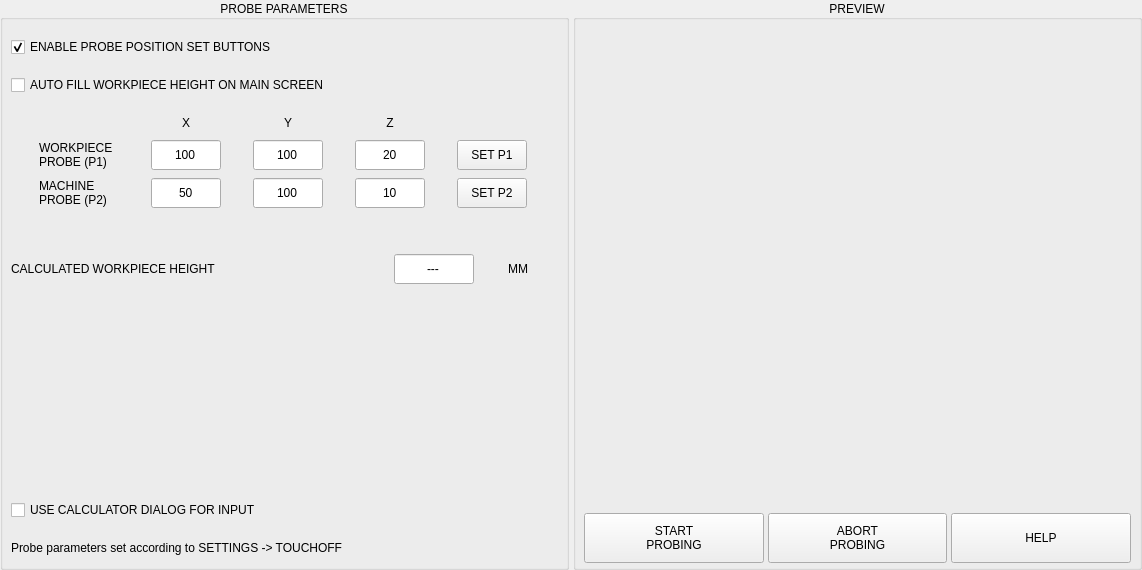
<?xml version="1.0" encoding="UTF-8"?>
<ui version="4.0">
 <class>Form</class>
 <widget class="QWidget" name="Form">
  <property name="geometry">
   <rect>
    <x>0</x>
    <y>0</y>
    <width>1142</width>
    <height>570</height>
   </rect>
  </property>
  <property name="windowTitle">
   <string>Form</string>
  </property>
  <layout class="QVBoxLayout" name="verticalLayout_4">
   <property name="spacing">
    <number>4</number>
   </property>
   <property name="leftMargin">
    <number>0</number>
   </property>
   <property name="topMargin">
    <number>0</number>
   </property>
   <property name="rightMargin">
    <number>0</number>
   </property>
   <property name="bottomMargin">
    <number>0</number>
   </property>
   <item>
    <widget class="QFrame" name="frame_auto_height">
     <layout class="QHBoxLayout" name="horizontalLayout" stretch="0,0">
      <property name="spacing">
       <number>4</number>
      </property>
      <property name="leftMargin">
       <number>0</number>
      </property>
      <property name="topMargin">
       <number>0</number>
      </property>
      <property name="rightMargin">
       <number>0</number>
      </property>
      <property name="bottomMargin">
       <number>0</number>
      </property>
      <item>
       <widget class="QGroupBox" name="groupBox_positions">
        <property name="sizePolicy">
         <sizepolicy hsizetype="Preferred" vsizetype="Preferred">
          <horstretch>0</horstretch>
          <verstretch>0</verstretch>
         </sizepolicy>
        </property>
        <property name="title">
         <string>PROBE PARAMETERS</string>
        </property>
        <property name="alignment">
         <set>Qt::AlignCenter</set>
        </property>
        <layout class="QVBoxLayout" name="verticalLayout_3">
         <property name="spacing">
          <number>8</number>
         </property>
         <property name="leftMargin">
          <number>8</number>
         </property>
         <property name="topMargin">
          <number>12</number>
         </property>
         <property name="rightMargin">
          <number>8</number>
         </property>
         <property name="bottomMargin">
          <number>4</number>
         </property>
         <item>
          <widget class="QCheckBox" name="chk_enable_set">
           <property name="sizePolicy">
            <sizepolicy hsizetype="Preferred" vsizetype="Preferred">
             <horstretch>0</horstretch>
             <verstretch>0</verstretch>
            </sizepolicy>
           </property>
           <property name="minimumSize">
            <size>
             <width>0</width>
             <height>30</height>
            </size>
           </property>
           <property name="maximumSize">
            <size>
             <width>16777215</width>
             <height>30</height>
            </size>
           </property>
           <property name="text">
            <string>ENABLE PROBE POSITION SET BUTTONS</string>
           </property>
           <property name="checked">
            <bool>true</bool>
           </property>
          </widget>
         </item>
         <item>
          <widget class="QCheckBox" name="chk_autofill">
           <property name="sizePolicy">
            <sizepolicy hsizetype="Preferred" vsizetype="Preferred">
             <horstretch>0</horstretch>
             <verstretch>0</verstretch>
            </sizepolicy>
           </property>
           <property name="minimumSize">
            <size>
             <width>0</width>
             <height>30</height>
            </size>
           </property>
           <property name="maximumSize">
            <size>
             <width>16777215</width>
             <height>30</height>
            </size>
           </property>
           <property name="text">
            <string>AUTO FILL WORKPIECE HEIGHT ON MAIN SCREEN</string>
           </property>
          </widget>
         </item>
         <item>
          <widget class="QWidget" name="widget_xy_header" native="true">
           <property name="minimumSize">
            <size>
             <width>0</width>
             <height>24</height>
            </size>
           </property>
           <property name="maximumSize">
            <size>
             <width>16777215</width>
             <height>24</height>
            </size>
           </property>
           <layout class="QHBoxLayout" name="horizontalLayout_10">
            <property name="spacing">
             <number>4</number>
            </property>
            <property name="leftMargin">
             <number>0</number>
            </property>
            <property name="topMargin">
             <number>0</number>
            </property>
            <property name="rightMargin">
             <number>0</number>
            </property>
            <property name="bottomMargin">
             <number>0</number>
            </property>
            <item>
             <widget class="QLabel" name="lbl_blank">
              <property name="minimumSize">
               <size>
                <width>80</width>
                <height>0</height>
               </size>
              </property>
              <property name="maximumSize">
               <size>
                <width>80</width>
                <height>24</height>
               </size>
              </property>
              <property name="text">
               <string/>
              </property>
             </widget>
            </item>
            <item>
             <widget class="QLabel" name="lbl_x">
              <property name="minimumSize">
               <size>
                <width>70</width>
                <height>30</height>
               </size>
              </property>
              <property name="maximumSize">
               <size>
                <width>70</width>
                <height>24</height>
               </size>
              </property>
              <property name="text">
               <string>X</string>
              </property>
              <property name="alignment">
               <set>Qt::AlignCenter</set>
              </property>
             </widget>
            </item>
            <item>
             <widget class="QLabel" name="lbl_y">
              <property name="minimumSize">
               <size>
                <width>70</width>
                <height>30</height>
               </size>
              </property>
              <property name="maximumSize">
               <size>
                <width>70</width>
                <height>24</height>
               </size>
              </property>
              <property name="text">
               <string>Y</string>
              </property>
              <property name="alignment">
               <set>Qt::AlignCenter</set>
              </property>
             </widget>
            </item>
            <item>
             <widget class="QLabel" name="lbl_z">
              <property name="minimumSize">
               <size>
                <width>70</width>
                <height>30</height>
               </size>
              </property>
              <property name="maximumSize">
               <size>
                <width>70</width>
                <height>24</height>
               </size>
              </property>
              <property name="text">
               <string>Z</string>
              </property>
              <property name="alignment">
               <set>Qt::AlignCenter</set>
              </property>
             </widget>
            </item>
            <item>
             <widget class="QLabel" name="lbl_blank_2">
              <property name="minimumSize">
               <size>
                <width>70</width>
                <height>30</height>
               </size>
              </property>
              <property name="maximumSize">
               <size>
                <width>70</width>
                <height>24</height>
               </size>
              </property>
              <property name="text">
               <string/>
              </property>
             </widget>
            </item>
           </layout>
          </widget>
         </item>
         <item>
          <widget class="QWidget" name="widget_wp_location" native="true">
           <property name="minimumSize">
            <size>
             <width>0</width>
             <height>30</height>
            </size>
           </property>
           <property name="maximumSize">
            <size>
             <width>16777215</width>
             <height>30</height>
            </size>
           </property>
           <layout class="QHBoxLayout" name="horizontalLayout_4">
            <property name="spacing">
             <number>4</number>
            </property>
            <property name="leftMargin">
             <number>0</number>
            </property>
            <property name="topMargin">
             <number>0</number>
            </property>
            <property name="rightMargin">
             <number>0</number>
            </property>
            <property name="bottomMargin">
             <number>0</number>
            </property>
            <item>
             <widget class="QLabel" name="lbl_wp_location">
              <property name="sizePolicy">
               <sizepolicy hsizetype="Preferred" vsizetype="Preferred">
                <horstretch>0</horstretch>
                <verstretch>0</verstretch>
               </sizepolicy>
              </property>
              <property name="minimumSize">
               <size>
                <width>80</width>
                <height>0</height>
               </size>
              </property>
              <property name="maximumSize">
               <size>
                <width>80</width>
                <height>16777215</height>
               </size>
              </property>
              <property name="toolTip">
               <string>Location of workpiece probe position</string>
              </property>
              <property name="text">
               <string>WORKPIECE
PROBE (P1)</string>
              </property>
             </widget>
            </item>
            <item>
             <widget class="QLineEdit" name="lineEdit_pos_x1">
              <property name="sizePolicy">
               <sizepolicy hsizetype="Preferred" vsizetype="Preferred">
                <horstretch>0</horstretch>
                <verstretch>0</verstretch>
               </sizepolicy>
              </property>
              <property name="minimumSize">
               <size>
                <width>70</width>
                <height>0</height>
               </size>
              </property>
              <property name="maximumSize">
               <size>
                <width>70</width>
                <height>16777215</height>
               </size>
              </property>
              <property name="text">
               <string>100</string>
              </property>
              <property name="maxLength">
               <number>8</number>
              </property>
              <property name="alignment">
               <set>Qt::AlignCenter</set>
              </property>
             </widget>
            </item>
            <item>
             <widget class="QLineEdit" name="lineEdit_pos_y1">
              <property name="sizePolicy">
               <sizepolicy hsizetype="Preferred" vsizetype="Preferred">
                <horstretch>0</horstretch>
                <verstretch>0</verstretch>
               </sizepolicy>
              </property>
              <property name="minimumSize">
               <size>
                <width>70</width>
                <height>0</height>
               </size>
              </property>
              <property name="maximumSize">
               <size>
                <width>70</width>
                <height>16777215</height>
               </size>
              </property>
              <property name="text">
               <string>100</string>
              </property>
              <property name="maxLength">
               <number>8</number>
              </property>
              <property name="alignment">
               <set>Qt::AlignCenter</set>
              </property>
             </widget>
            </item>
            <item>
             <widget class="QLineEdit" name="lineEdit_pos_z1">
              <property name="sizePolicy">
               <sizepolicy hsizetype="Preferred" vsizetype="Preferred">
                <horstretch>0</horstretch>
                <verstretch>0</verstretch>
               </sizepolicy>
              </property>
              <property name="minimumSize">
               <size>
                <width>70</width>
                <height>0</height>
               </size>
              </property>
              <property name="maximumSize">
               <size>
                <width>70</width>
                <height>16777215</height>
               </size>
              </property>
              <property name="text">
               <string>20</string>
              </property>
              <property name="maxLength">
               <number>8</number>
              </property>
              <property name="alignment">
               <set>Qt::AlignCenter</set>
              </property>
              <property name="readOnly">
               <bool>false</bool>
              </property>
             </widget>
            </item>
            <item>
             <widget class="QPushButton" name="btn_set_wp">
              <property name="sizePolicy">
               <sizepolicy hsizetype="Preferred" vsizetype="Preferred">
                <horstretch>0</horstretch>
                <verstretch>0</verstretch>
               </sizepolicy>
              </property>
              <property name="minimumSize">
               <size>
                <width>70</width>
                <height>0</height>
               </size>
              </property>
              <property name="maximumSize">
               <size>
                <width>70</width>
                <height>16777215</height>
               </size>
              </property>
              <property name="toolTip">
               <string>Set workpiece probe position to current location</string>
              </property>
              <property name="text">
               <string>SET P1</string>
              </property>
              <property name="btn" stdset="0">
               <string>wp</string>
              </property>
             </widget>
            </item>
           </layout>
          </widget>
         </item>
         <item>
          <widget class="QWidget" name="widget_machine_location" native="true">
           <property name="minimumSize">
            <size>
             <width>0</width>
             <height>30</height>
            </size>
           </property>
           <property name="maximumSize">
            <size>
             <width>16777215</width>
             <height>30</height>
            </size>
           </property>
           <layout class="QHBoxLayout" name="horizontalLayout_6">
            <property name="spacing">
             <number>4</number>
            </property>
            <property name="leftMargin">
             <number>0</number>
            </property>
            <property name="topMargin">
             <number>0</number>
            </property>
            <property name="rightMargin">
             <number>0</number>
            </property>
            <property name="bottomMargin">
             <number>0</number>
            </property>
            <item>
             <widget class="QLabel" name="lbl_machine_location">
              <property name="sizePolicy">
               <sizepolicy hsizetype="Preferred" vsizetype="Preferred">
                <horstretch>0</horstretch>
                <verstretch>0</verstretch>
               </sizepolicy>
              </property>
              <property name="minimumSize">
               <size>
                <width>80</width>
                <height>0</height>
               </size>
              </property>
              <property name="maximumSize">
               <size>
                <width>80</width>
                <height>16777215</height>
               </size>
              </property>
              <property name="toolTip">
               <string>Location of machine bed probe position</string>
              </property>
              <property name="text">
               <string>MACHINE
PROBE (P2)</string>
              </property>
             </widget>
            </item>
            <item>
             <widget class="QLineEdit" name="lineEdit_pos_x2">
              <property name="sizePolicy">
               <sizepolicy hsizetype="Preferred" vsizetype="Preferred">
                <horstretch>0</horstretch>
                <verstretch>0</verstretch>
               </sizepolicy>
              </property>
              <property name="minimumSize">
               <size>
                <width>70</width>
                <height>0</height>
               </size>
              </property>
              <property name="maximumSize">
               <size>
                <width>70</width>
                <height>16777215</height>
               </size>
              </property>
              <property name="text">
               <string>50</string>
              </property>
              <property name="maxLength">
               <number>8</number>
              </property>
              <property name="alignment">
               <set>Qt::AlignCenter</set>
              </property>
             </widget>
            </item>
            <item>
             <widget class="QLineEdit" name="lineEdit_pos_y2">
              <property name="sizePolicy">
               <sizepolicy hsizetype="Preferred" vsizetype="Preferred">
                <horstretch>0</horstretch>
                <verstretch>0</verstretch>
               </sizepolicy>
              </property>
              <property name="minimumSize">
               <size>
                <width>70</width>
                <height>0</height>
               </size>
              </property>
              <property name="maximumSize">
               <size>
                <width>70</width>
                <height>16777215</height>
               </size>
              </property>
              <property name="text">
               <string>100</string>
              </property>
              <property name="maxLength">
               <number>8</number>
              </property>
              <property name="alignment">
               <set>Qt::AlignCenter</set>
              </property>
             </widget>
            </item>
            <item>
             <widget class="QLineEdit" name="lineEdit_pos_z2">
              <property name="sizePolicy">
               <sizepolicy hsizetype="Preferred" vsizetype="Preferred">
                <horstretch>0</horstretch>
                <verstretch>0</verstretch>
               </sizepolicy>
              </property>
              <property name="minimumSize">
               <size>
                <width>70</width>
                <height>0</height>
               </size>
              </property>
              <property name="maximumSize">
               <size>
                <width>70</width>
                <height>16777215</height>
               </size>
              </property>
              <property name="text">
               <string>10</string>
              </property>
              <property name="maxLength">
               <number>8</number>
              </property>
              <property name="alignment">
               <set>Qt::AlignCenter</set>
              </property>
              <property name="readOnly">
               <bool>false</bool>
              </property>
             </widget>
            </item>
            <item>
             <widget class="QPushButton" name="btn_set_machine">
              <property name="sizePolicy">
               <sizepolicy hsizetype="Preferred" vsizetype="Preferred">
                <horstretch>0</horstretch>
                <verstretch>0</verstretch>
               </sizepolicy>
              </property>
              <property name="minimumSize">
               <size>
                <width>70</width>
                <height>0</height>
               </size>
              </property>
              <property name="maximumSize">
               <size>
                <width>70</width>
                <height>16777215</height>
               </size>
              </property>
              <property name="toolTip">
               <string>Set machine probe position to current location</string>
              </property>
              <property name="text">
               <string>SET P2</string>
              </property>
              <property name="btn" stdset="0">
               <string>mp</string>
              </property>
             </widget>
            </item>
           </layout>
          </widget>
         </item>
         <item>
          <widget class="QLabel" name="spacer">
           <property name="minimumSize">
            <size>
             <width>0</width>
             <height>30</height>
            </size>
           </property>
           <property name="maximumSize">
            <size>
             <width>16777215</width>
             <height>30</height>
            </size>
           </property>
           <property name="text">
            <string/>
           </property>
          </widget>
         </item>
         <item>
          <layout class="QHBoxLayout" name="horizontalLayout_9">
           <property name="spacing">
            <number>4</number>
           </property>
           <property name="bottomMargin">
            <number>0</number>
           </property>
           <item>
            <widget class="QLabel" name="lbl_height">
             <property name="minimumSize">
              <size>
               <width>80</width>
               <height>30</height>
              </size>
             </property>
             <property name="maximumSize">
              <size>
               <width>16777215</width>
               <height>30</height>
              </size>
             </property>
             <property name="text">
              <string>CALCULATED WORKPIECE HEIGHT</string>
             </property>
            </widget>
           </item>
           <item>
            <widget class="QLineEdit" name="lineEdit_height">
             <property name="sizePolicy">
              <sizepolicy hsizetype="Preferred" vsizetype="Preferred">
               <horstretch>0</horstretch>
               <verstretch>0</verstretch>
              </sizepolicy>
             </property>
             <property name="minimumSize">
              <size>
               <width>80</width>
               <height>30</height>
              </size>
             </property>
             <property name="maximumSize">
              <size>
               <width>80</width>
               <height>30</height>
              </size>
             </property>
             <property name="toolTip">
              <string>Calculated workpiece height from machine table</string>
             </property>
             <property name="text">
              <string>---</string>
             </property>
             <property name="maxLength">
              <number>10</number>
             </property>
             <property name="alignment">
              <set>Qt::AlignCenter</set>
             </property>
             <property name="readOnly">
              <bool>true</bool>
             </property>
            </widget>
           </item>
           <item>
            <widget class="QLabel" name="lbl_height_unit">
             <property name="minimumSize">
              <size>
               <width>80</width>
               <height>30</height>
              </size>
             </property>
             <property name="maximumSize">
              <size>
               <width>80</width>
               <height>30</height>
              </size>
             </property>
             <property name="text">
              <string>MM</string>
             </property>
             <property name="alignment">
              <set>Qt::AlignCenter</set>
             </property>
            </widget>
           </item>
          </layout>
         </item>
         <item>
          <spacer name="verticalSpacer">
           <property name="orientation">
            <enum>Qt::Vertical</enum>
           </property>
           <property name="sizeHint" stdset="0">
            <size>
             <width>20</width>
             <height>40</height>
            </size>
           </property>
          </spacer>
         </item>
         <item>
          <widget class="QCheckBox" name="chk_use_calc">
           <property name="sizePolicy">
            <sizepolicy hsizetype="Preferred" vsizetype="Preferred">
             <horstretch>0</horstretch>
             <verstretch>0</verstretch>
            </sizepolicy>
           </property>
           <property name="minimumSize">
            <size>
             <width>0</width>
             <height>30</height>
            </size>
           </property>
           <property name="maximumSize">
            <size>
             <width>16777215</width>
             <height>30</height>
            </size>
           </property>
           <property name="text">
            <string>USE CALCULATOR DIALOG FOR INPUT</string>
           </property>
          </widget>
         </item>
         <item>
          <widget class="QLabel" name="label">
           <property name="minimumSize">
            <size>
             <width>0</width>
             <height>30</height>
            </size>
           </property>
           <property name="maximumSize">
            <size>
             <width>16777215</width>
             <height>30</height>
            </size>
           </property>
           <property name="text">
            <string>Probe parameters set according to SETTINGS -&gt; TOUCHOFF</string>
           </property>
          </widget>
         </item>
        </layout>
       </widget>
      </item>
      <item>
       <widget class="QGroupBox" name="groupbox_preview">
        <property name="title">
         <string>PREVIEW</string>
        </property>
        <property name="alignment">
         <set>Qt::AlignCenter</set>
        </property>
        <layout class="QVBoxLayout" name="verticalLayout_2">
         <property name="spacing">
          <number>4</number>
         </property>
         <property name="leftMargin">
          <number>8</number>
         </property>
         <property name="topMargin">
          <number>12</number>
         </property>
         <property name="rightMargin">
          <number>8</number>
         </property>
         <property name="bottomMargin">
          <number>4</number>
         </property>
         <item>
          <widget class="QLabel" name="lbl_image">
           <property name="sizePolicy">
            <sizepolicy hsizetype="Preferred" vsizetype="Expanding">
             <horstretch>0</horstretch>
             <verstretch>0</verstretch>
            </sizepolicy>
           </property>
           <property name="text">
            <string/>
           </property>
           <property name="pixmap">
            <pixmap>../qtdragon/images/auto_height.png</pixmap>
           </property>
           <property name="scaledContents">
            <bool>true</bool>
           </property>
           <property name="alignment">
            <set>Qt::AlignCenter</set>
           </property>
          </widget>
         </item>
         <item alignment="Qt::AlignBottom">
          <widget class="QWidget" name="widget_buttons" native="true">
           <property name="maximumSize">
            <size>
             <width>16777215</width>
             <height>60</height>
            </size>
           </property>
           <layout class="QHBoxLayout" name="horizontalLayout_13">
            <property name="spacing">
             <number>4</number>
            </property>
            <property name="leftMargin">
             <number>0</number>
            </property>
            <property name="topMargin">
             <number>0</number>
            </property>
            <property name="rightMargin">
             <number>0</number>
            </property>
            <property name="bottomMargin">
             <number>0</number>
            </property>
            <item>
             <widget class="QPushButton" name="btn_start">
              <property name="sizePolicy">
               <sizepolicy hsizetype="Preferred" vsizetype="Fixed">
                <horstretch>0</horstretch>
                <verstretch>0</verstretch>
               </sizepolicy>
              </property>
              <property name="minimumSize">
               <size>
                <width>0</width>
                <height>50</height>
               </size>
              </property>
              <property name="maximumSize">
               <size>
                <width>16777215</width>
                <height>50</height>
               </size>
              </property>
              <property name="text">
               <string>START
PROBING</string>
              </property>
             </widget>
            </item>
            <item>
             <widget class="ActionButton" name="actionbutton_abort">
              <property name="sizePolicy">
               <sizepolicy hsizetype="Preferred" vsizetype="Fixed">
                <horstretch>0</horstretch>
                <verstretch>0</verstretch>
               </sizepolicy>
              </property>
              <property name="minimumSize">
               <size>
                <width>0</width>
                <height>50</height>
               </size>
              </property>
              <property name="maximumSize">
               <size>
                <width>16777215</width>
                <height>50</height>
               </size>
              </property>
              <property name="text">
               <string>ABORT
PROBING</string>
              </property>
              <property name="abort_action" stdset="0">
               <bool>true</bool>
              </property>
             </widget>
            </item>
            <item>
             <widget class="QPushButton" name="btn_help">
              <property name="sizePolicy">
               <sizepolicy hsizetype="Preferred" vsizetype="Fixed">
                <horstretch>0</horstretch>
                <verstretch>0</verstretch>
               </sizepolicy>
              </property>
              <property name="minimumSize">
               <size>
                <width>80</width>
                <height>50</height>
               </size>
              </property>
              <property name="maximumSize">
               <size>
                <width>16777215</width>
                <height>50</height>
               </size>
              </property>
              <property name="text">
               <string>HELP</string>
              </property>
             </widget>
            </item>
           </layout>
          </widget>
         </item>
        </layout>
       </widget>
      </item>
     </layout>
    </widget>
   </item>
  </layout>
 </widget>
 <customwidgets>
  <customwidget>
   <class>IndicatedPushButton</class>
   <extends>QPushButton</extends>
   <header>qtvcp.widgets.simple_widgets</header>
  </customwidget>
  <customwidget>
   <class>ActionButton</class>
   <extends>IndicatedPushButton</extends>
   <header>qtvcp.widgets.action_button</header>
  </customwidget>
 </customwidgets>
 <resources/>
 <connections/>
 <slots>
  <slot>validate()</slot>
  <slot>create_program()</slot>
  <slot>units_changed()</slot>
  <slot>raster_changed()</slot>
  <slot>btn_help_clicked()</slot>
 </slots>
</ui>
